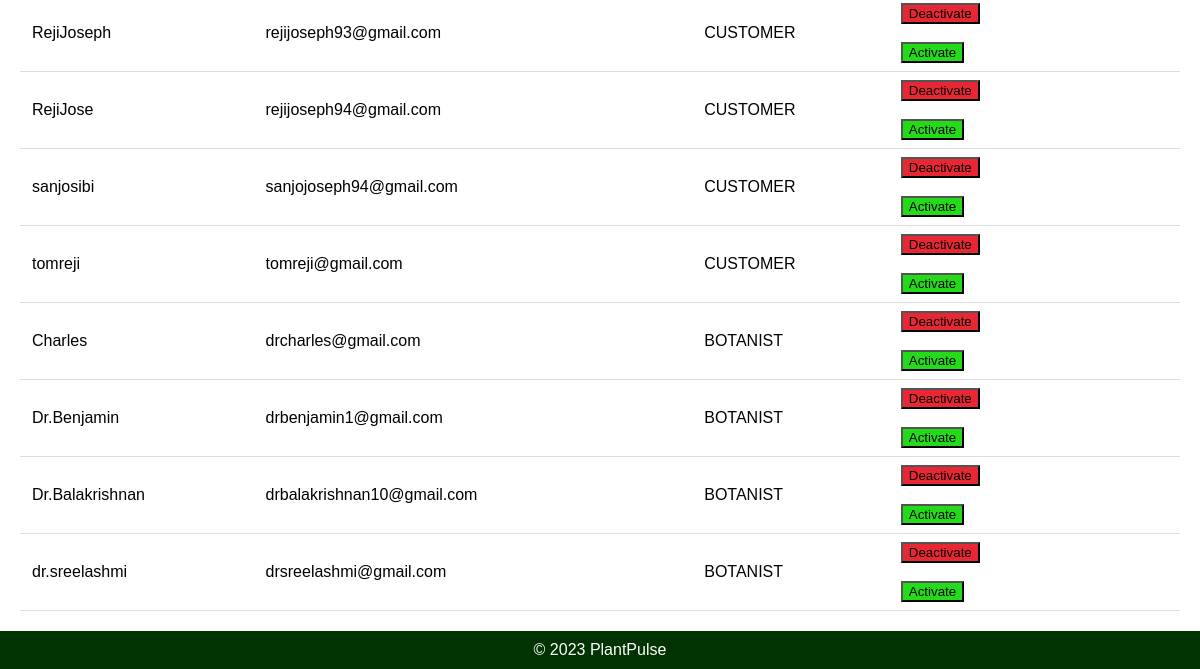
The app's page /user/ (signed in, lower part), older data.
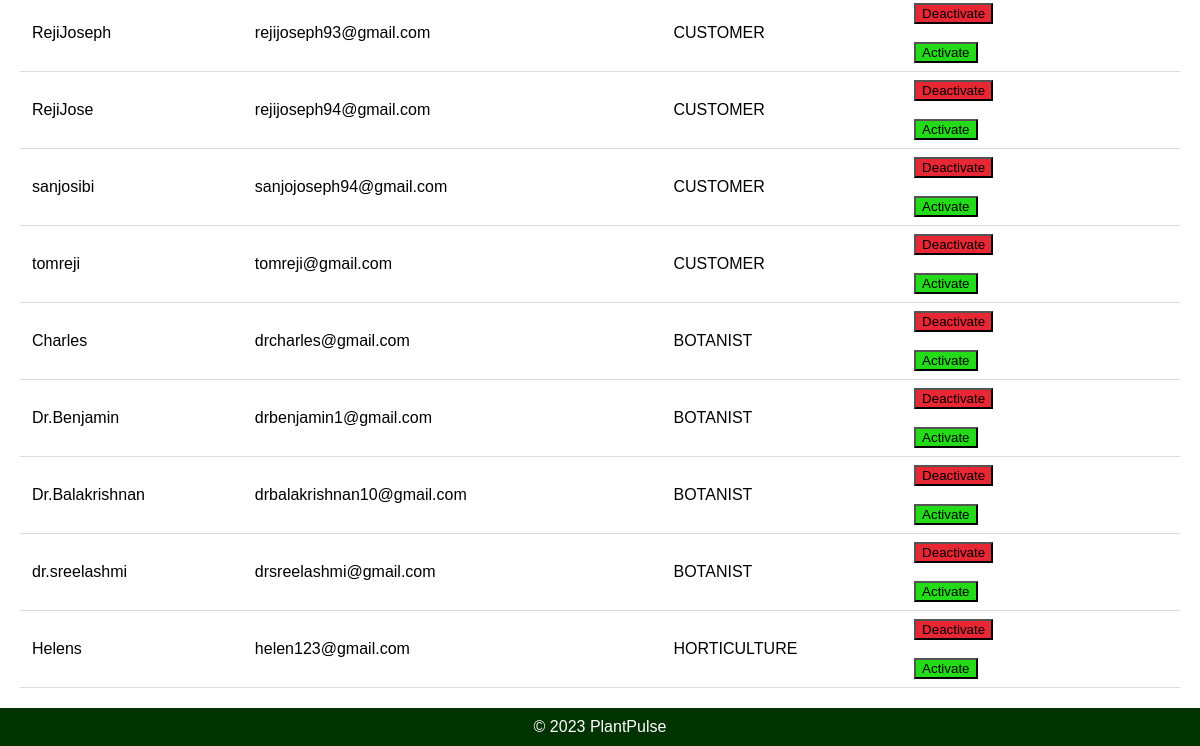
The same page, newer data.
### appplant/models.py (models this page shows)
class User(AbstractUser):
    email = models.EmailField(unique=True)
    USERNAME_FIELD = 'email'
    REQUIRED_FIELDS = ['username']
    class Role (models.TextChoices):
        ADMIN = "ADMIN",'Admin'
        CUSTOMER = "CUSTOMER",'CUSTOMER'
        BOTANIST = "BOTANIST", 'BOTANIST'
        HORTICULTURE = "HORTICULTURE", 'HORTICULTURE'
    role = models.CharField(max_length=50, choices= Role.choices)

### appplant/views.py (the view)
# urls.py: path('user/',views.user_r,name="user"),
@never_cache
@login_required(login_url='login')
def user_r(request):
    user_s = User.objects.all()  # Fetch all products
    return render(request, 'user.html', {'user_s': user_s})

### templates/user.html (shortened to what this page needs)
{% load static %}
<!DOCTYPE html>
<html lang="en">
<head>
</head>
<body>
    <div class="container">
        <table>
            {% for user in user_s %}
            <tr>
                <td>{{ user.username }}</td>
                <td>{{ user.email }}</td>
                <td>{{ user.role }}</td>
                <td>
                    <form action="{% url 'deactivate_user' user.id %}" method="post">
                        <button type="submit" class="deactivate-button">Deactivate</button>
                    </form>
                    <br>
                    <form action="{% url 'activate_user' user.id %}" method="post">
                        <button type="submit" class="activate-button">Activate</button>
                    </form>
                </td>
            </tr>
            {% endfor %}
        </table>
    </div>
    <div class="footer">
        &copy; 2023 PlantPulse
    </div>
</body>
</html>

Row changes from the older to the newer data that the page shows:
added User: username "Helens", email "helen123@gmail.com", role "HORTICULTURE"
